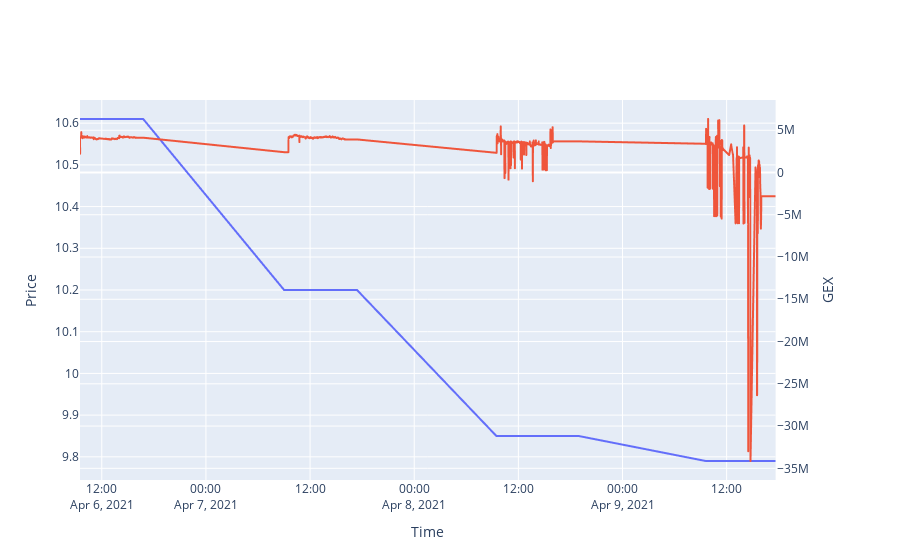

Notebook source saved alongside this figure:
### Code cell
import plotly.express as px
from plotly.subplots import make_subplots

fig = px.line(df, x="Time", y="Price", title='AMC Data')
fig2 = px.line(df, x="Time", y="GEX", title='AMC DATA')

fig2.update_traces(yaxis="y2")

option= [[{"secondary_y": True}]]

subfig = make_subplots(specs=[[{"secondary_y": True}]])

# create two independent figures with px.line each containing data from multiple columns

subfig.add_traces(fig.data + fig2.data)

subfig.layout.xaxis.title="Time"
subfig.layout.yaxis.title="Price"
#subfig.layout.yaxis2.type="log"
subfig.layout.yaxis2.title="GEX"

# recoloring is necessary otherwise lines from fig und fig2 would share each color
# e.g. Linear-, Log- = blue; Linear+, Log+ = red... we don't want this
subfig.for_each_trace(lambda t: t.update(line=dict(color=t.marker.color)))
subfig.show()
#fig.show()

### Figure 1 — Plotly figure (JSON) as saved in the notebook; plotly's stock layout.template omitted (floating-point values rounded to 4 significant figures; data arrays with more than 128 entries replaced by an {"elided": "..."} marker saying what was removed)
{"data": [{"hovertemplate": "Time=%{x}<br>Price=%{y}<extra></extra>", "legendgroup": "", "line": {"dash": "solid"}, "mode": "lines", "name": "", "showlegend": false, "type": "scattergl", "x": {"elided": "1626 str values"}, "xaxis": "x", "y": {"elided": "1626 float values"}, "yaxis": "y"}, {"hovertemplate": "Time=%{x}<br>GEX=%{y}<extra></extra>", "legendgroup": "", "line": {"dash": "solid"}, "mode": "lines", "name": "", "showlegend": false, "type": "scattergl", "x": {"elided": "1626 str values"}, "xaxis": "x", "y": {"elided": "1626 float values"}, "yaxis": "y2"}], "layout": {"xaxis": {"anchor": "y", "domain": [0, 0.94], "title": {"text": "Time"}}, "yaxis": {"anchor": "x", "domain": [0, 1], "title": {"text": "Price"}}, "yaxis2": {"anchor": "x", "overlaying": "y", "side": "right", "title": {"text": "GEX"}}}}
